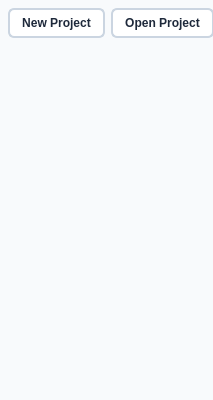
<?xml version="1.0" encoding="UTF-8"?>
<ui version="4.0">
 <class>SidebarFinish</class>
 <widget class="QWidget" name="SidebarFinish">
  <property name="geometry">
   <rect>
    <x>0</x>
    <y>0</y>
    <width>213</width>
    <height>400</height>
   </rect>
  </property>
  <property name="minimumSize">
   <size>
    <width>0</width>
    <height>0</height>
   </size>
  </property>
  <property name="maximumSize">
   <size>
    <width>16777215</width>
    <height>16777215</height>
   </size>
  </property>
  <property name="styleSheet">
   <string notr="true">QWidget#SidebarFinish {
    background-color: #f8fafc;
}
QScrollArea#scroll {
    border: none;
    background: transparent;
}
QWidget#content {
    background-color: #f8fafc;
}
QScrollBar:vertical {
    border: none;
    background: #f1f5f9;
    width: 6px;
    border-radius: 3px;
    margin: 2px 0px 2px 0px;
}
QScrollBar::handle:vertical {
    background: #cbd5e1;
    min-height: 24px;
    border-radius: 3px;
}
QScrollBar::handle:vertical:hover {
    background: #94a3b8;
}
QScrollBar::add-line:vertical, QScrollBar::sub-line:vertical {
    height: 0px;
}
QScrollBar::add-page:vertical, QScrollBar::sub-page:vertical {
    background: none;
}
QScrollBar:horizontal {
    height: 0px;
}</string>
  </property>
  <layout class="QVBoxLayout" name="root_layout">
   <property name="spacing">
    <number>0</number>
   </property>
   <property name="leftMargin">
    <number>0</number>
   </property>
   <property name="topMargin">
    <number>0</number>
   </property>
   <property name="rightMargin">
    <number>0</number>
   </property>
   <property name="bottomMargin">
    <number>0</number>
   </property>
   <item>
    <widget class="QScrollArea" name="scroll">
     <property name="frameShape">
      <enum>QFrame::Shape::NoFrame</enum>
     </property>
     <property name="horizontalScrollBarPolicy">
      <enum>Qt::ScrollBarPolicy::ScrollBarAlwaysOff</enum>
     </property>
     <property name="widgetResizable">
      <bool>true</bool>
     </property>
     <widget class="QWidget" name="content">
      <property name="geometry">
       <rect>
        <x>0</x>
        <y>0</y>
        <width>213</width>
        <height>400</height>
       </rect>
      </property>
      <layout class="QVBoxLayout" name="contentLayout">
       <property name="spacing">
        <number>8</number>
       </property>
       <property name="leftMargin">
        <number>8</number>
       </property>
       <property name="topMargin">
        <number>8</number>
       </property>
       <property name="rightMargin">
        <number>8</number>
       </property>
       <property name="bottomMargin">
        <number>8</number>
       </property>
       <item>
        <layout class="QHBoxLayout" name="projectActions">
         <property name="spacing">
          <number>6</number>
         </property>
         <item>
          <widget class="QPushButton" name="newProject">
           <property name="cursor">
            <cursorShape>PointingHandCursor</cursorShape>
           </property>
           <property name="toolTip">
            <string>Create a new project</string>
           </property>
           <property name="styleSheet">
            <string notr="true">QPushButton#newProject {
    background-color: #ffffff;
    color: #1e293b;
    border: 2px solid #cbd5e1;
    border-radius: 6px;
    padding: 6px 12px;
    font-weight: 500;
    font-size: 12px;
}
QPushButton#newProject:hover {
    background-color: #f1f5f9;
    border-color: #94a3b8;
}
QPushButton#newProject:pressed {
    background-color: #e2e8f0;
}
QPushButton#newProject:focus:enabled {
    border-color: #0f172a;
}</string>
           </property>
           <property name="text">
            <string>New Project</string>
           </property>
          </widget>
         </item>
         <item>
          <widget class="QPushButton" name="openProject">
           <property name="cursor">
            <cursorShape>PointingHandCursor</cursorShape>
           </property>
           <property name="toolTip">
            <string>Open an existing project</string>
           </property>
           <property name="styleSheet">
            <string notr="true">QPushButton#openProject {
    background-color: #ffffff;
    color: #1e293b;
    border: 2px solid #cbd5e1;
    border-radius: 6px;
    padding: 6px 12px;
    font-weight: 500;
    font-size: 12px;
}
QPushButton#openProject:hover {
    background-color: #f1f5f9;
    border-color: #94a3b8;
}
QPushButton#openProject:pressed {
    background-color: #e2e8f0;
}
QPushButton#openProject:focus:enabled {
    border-color: #0f172a;
}</string>
           </property>
           <property name="text">
            <string>Open Project</string>
           </property>
          </widget>
         </item>
        </layout>
       </item>
       <item>
        <widget class="FileSection" name="inputFiles">
         <property name="title" stdset="0">
          <string>Input Files</string>
         </property>
         <property name="inputs" stdset="0">
          <bool>true</bool>
         </property>
         <property name="show_legend" stdset="0">
          <bool>false</bool>
         </property>
         <property name="is_expanded" stdset="0">
          <bool>true</bool>
         </property>
        </widget>
       </item>
       <item>
        <widget class="FileSection" name="outputFiles">
         <property name="title" stdset="0">
          <string>Output Files</string>
         </property>
         <property name="inputs" stdset="0">
          <bool>false</bool>
         </property>
         <property name="show_legend" stdset="0">
          <bool>false</bool>
         </property>
         <property name="is_expanded" stdset="0">
          <bool>true</bool>
         </property>
        </widget>
       </item>
       <item>
        <widget class="StepCard" name="skyCard">
         <property name="title" stdset="0">
          <string>Define Sky Region</string>
         </property>
         <property name="step_number" stdset="0">
          <number>1</number>
         </property>
         <property name="subtitle" stdset="0">
          <string>Detect Sky and refine sky protection mask</string>
         </property>
         <property name="is_expanded" stdset="0">
          <bool>false</bool>
         </property>
         <widget class="SkyMaskSettings" name="skySettings" native="true">
          <property name="geometry">
           <rect>
            <x>0</x>
            <y>0</y>
            <width>100</width>
            <height>30</height>
           </rect>
          </property>
         </widget>
        </widget>
       </item>
       <item>
        <widget class="StepCard" name="separateCard">
         <property name="title" stdset="0">
          <string>Separate Stars</string>
         </property>
         <property name="step_number" stdset="0">
          <number>2</number>
         </property>
         <property name="subtitle" stdset="0">
          <string>Separate into starless and stars layers</string>
         </property>
         <property name="is_expanded" stdset="0">
          <bool>false</bool>
         </property>
         <widget class="SeparateStarsSettings" name="separateSettings" native="true">
          <property name="geometry">
           <rect>
            <x>0</x>
            <y>0</y>
            <width>100</width>
            <height>30</height>
           </rect>
          </property>
         </widget>
        </widget>
       </item>
       <item>
        <widget class="StepCard" name="starlessCard">
         <property name="title" stdset="0">
          <string>Finish Starless</string>
         </property>
         <property name="step_number" stdset="0">
          <number>3</number>
         </property>
         <property name="subtitle" stdset="0">
          <string>AI denoise with Structure and Detail controls</string>
         </property>
         <property name="is_expanded" stdset="0">
          <bool>false</bool>
         </property>
         <widget class="FinishStarlessSettings" name="starlessSettings" native="true">
          <property name="geometry">
           <rect>
            <x>0</x>
            <y>0</y>
            <width>100</width>
            <height>30</height>
           </rect>
          </property>
         </widget>
        </widget>
       </item>
       <item>
        <widget class="StepCard" name="recombineCard">
         <property name="title" stdset="0">
          <string>Recombine &amp; Save</string>
         </property>
         <property name="step_number" stdset="0">
          <number>4</number>
         </property>
         <property name="subtitle" stdset="0">
          <string>Blend layers and export image</string>
         </property>
         <property name="is_expanded" stdset="0">
          <bool>false</bool>
         </property>
         <widget class="FinishRecombineSettings" name="recombineSettings" native="true">
          <property name="geometry">
           <rect>
            <x>0</x>
            <y>0</y>
            <width>100</width>
            <height>30</height>
           </rect>
          </property>
         </widget>
        </widget>
       </item>
       <item>
        <spacer name="content_spacer">
         <property name="orientation">
          <enum>Qt::Orientation::Vertical</enum>
         </property>
         <property name="sizeHint" stdset="0">
          <size>
           <width>20</width>
           <height>40</height>
          </size>
         </property>
        </spacer>
       </item>
      </layout>
     </widget>
    </widget>
   </item>
  </layout>
 </widget>
 <customwidgets>
  <customwidget>
   <class>FileSection</class>
   <extends>QFrame</extends>
   <header>startrails.ui.file_manager</header>
   <container>1</container>
  </customwidget>
  <customwidget>
   <class>StepCard</class>
   <extends>QFrame</extends>
   <header>startrails.ui.steps</header>
   <container>1</container>
   <addpagemethod>add_body</addpagemethod>
  </customwidget>
  <customwidget>
   <class>SkyMaskSettings</class>
   <extends>QWidget</extends>
   <header>startrails.ui.sky_mask_settings</header>
  </customwidget>
  <customwidget>
   <class>SeparateStarsSettings</class>
   <extends>QWidget</extends>
   <header>startrails.ui.steps_separate</header>
  </customwidget>
  <customwidget>
   <class>FinishStarlessSettings</class>
   <extends>QWidget</extends>
   <header>startrails.ui.steps_starless</header>
  </customwidget>
  <customwidget>
   <class>FinishRecombineSettings</class>
   <extends>QWidget</extends>
   <header>startrails.ui.steps_recombine</header>
  </customwidget>
 </customwidgets>
 <resources>
  <include location="resources.qrc"/>
 </resources>
 <connections/>
</ui>
